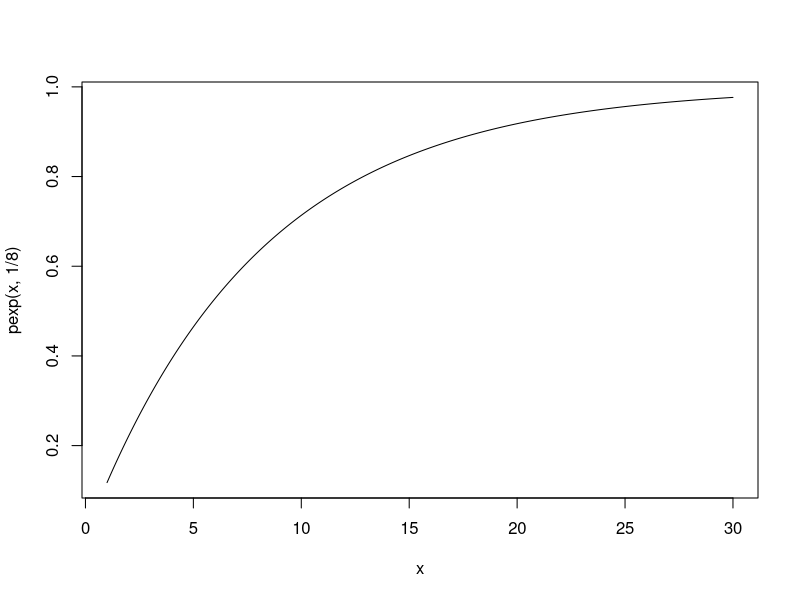

This chart was generated by the following R code:
x = seq(from=1,to=30,by=0.01)
plot(x, pexp(x, 1/8), type="line")

# kans op 20 jaar geen elfstedentocht
1-pexp(20,1/8)

# kans op dit jaar een elfstedentocht
pexp(1,1/8)

# in welk jaar met 95 procent kans elfstedentocht zonder klimaatverandering
qexp(0.95,1/8)
